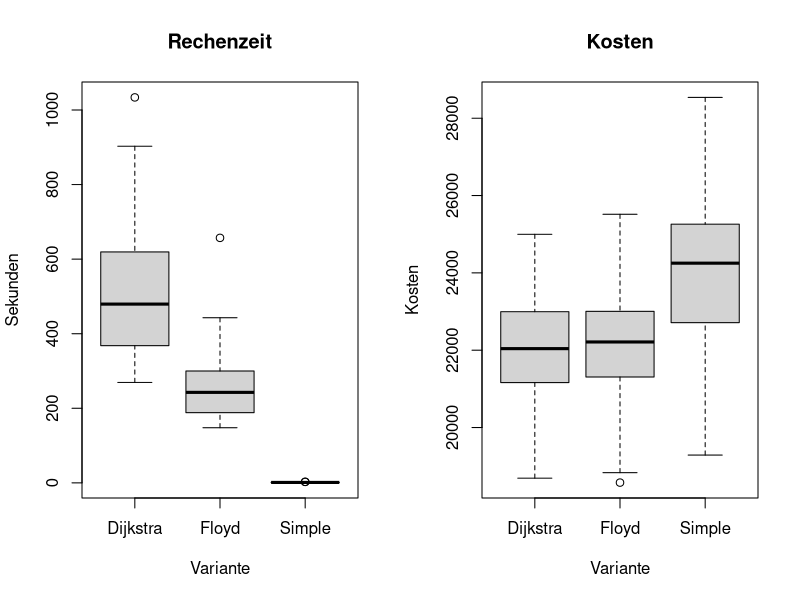

Source code (R):
#  R --save < skas10_costs_boxplot.R
dijkstra <- read.csv('dataset_skas_10.log.csv')
floyd <- read.csv('dataset_skas_10f.log.csv')
simple <- read.csv('dataset_skas_10s.log.csv')
p <- simple[,"dataset"]=="skas_10s+"
simple_plus <- simple[p,]
par(mfcol=c(1,2))
boxplot(dijkstra$duration,
        floyd$duration,
        simple_plus$duration,
        main="Rechenzeit",
        ylab="Sekunden",
        xlab="Variante",names=c("Dijkstra","Floyd","Simple"))
boxplot(dijkstra$best_costs,
        floyd$best_costs,
        simple_plus$best_costs,
        main="Kosten",
        ylab="Kosten",
        xlab="Variante",names=c("Dijkstra","Floyd","Simple"))

